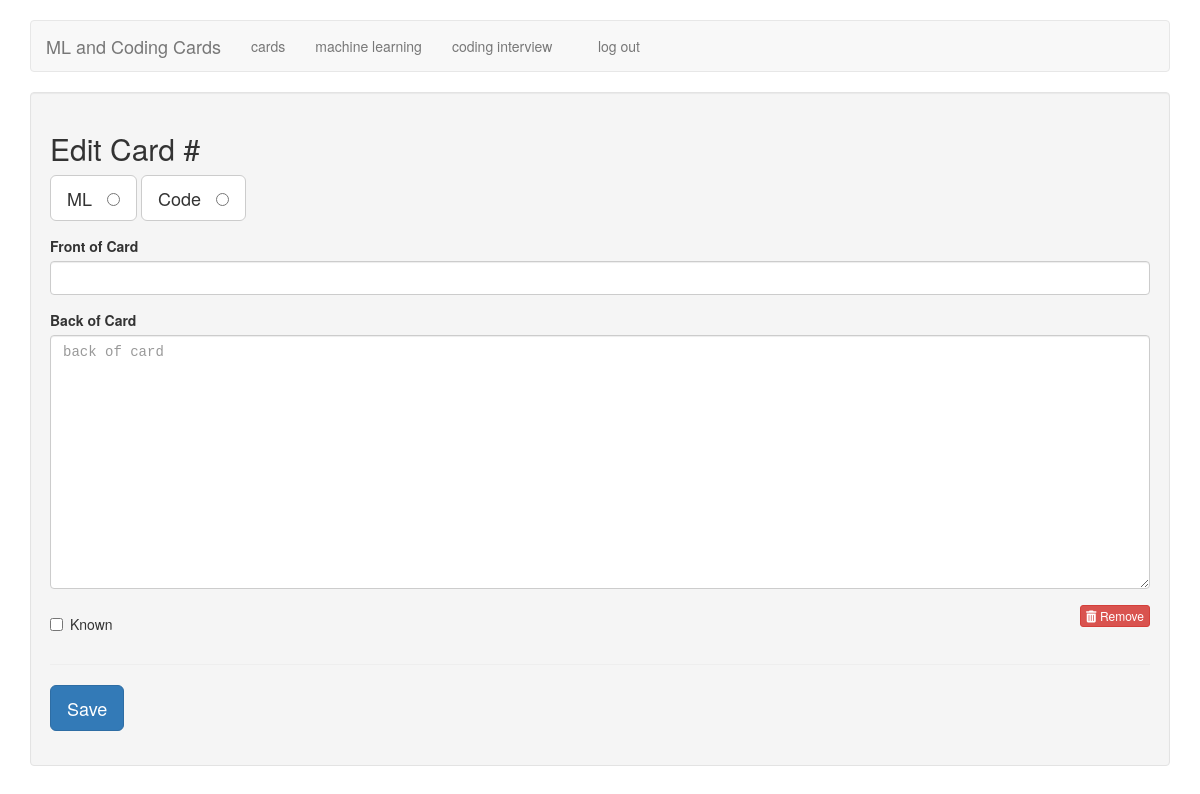
Before: /edit/1063 (signed in) with the older database file.
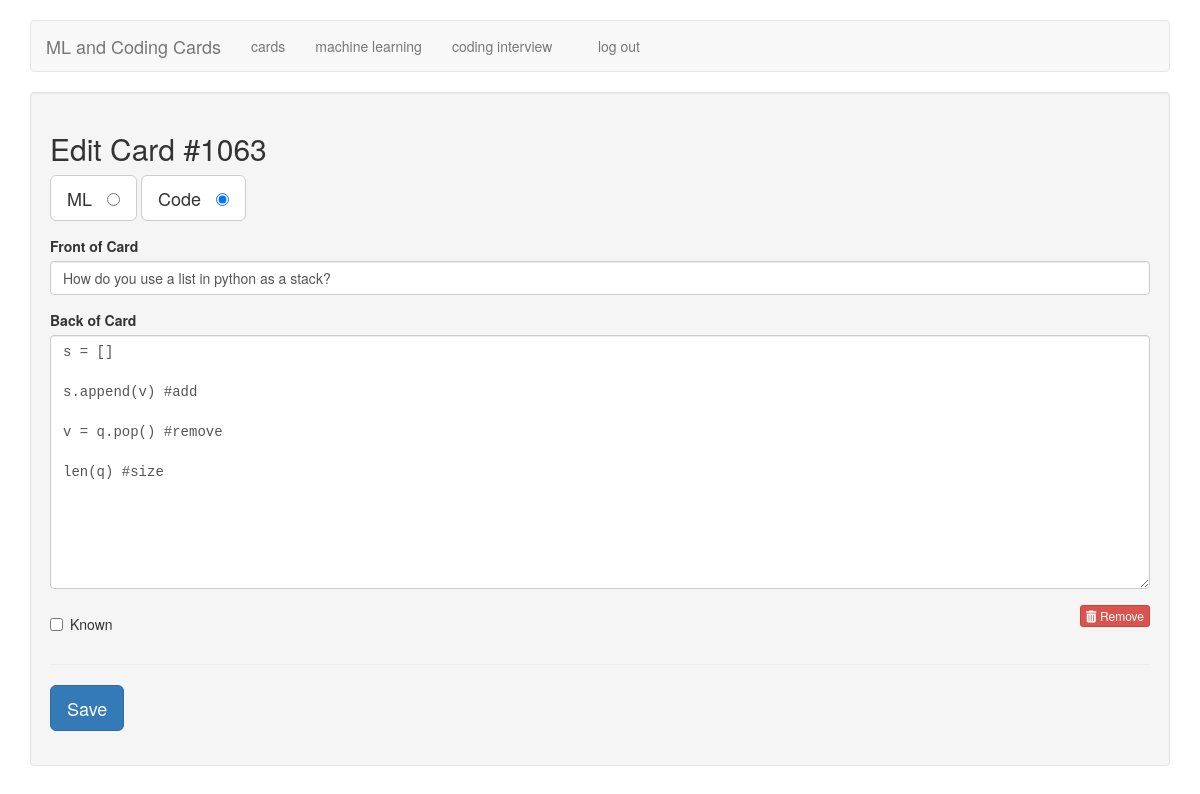
After: the same page with the newer database file.
### tables this page shows
CREATE TABLE cards (
  id integer primary key autoincrement,
  type tinyint not null, /* 1 for vocab, 2 for code */
  front text not null,
  back text not null,
  known boolean default 0
);

### flash_cards.py (the view)
@app.route('/edit/<card_id>')
def edit(card_id):
    if not session.get('logged_in'):
        return redirect(url_for('login'))
    db = get_db()
    query = '''
        SELECT id, type, front, back, known
        FROM cards
        WHERE id = ?
    '''
    cur = db.execute(query, [card_id])
    card = cur.fetchone()
    return render_template('edit.html', card=card)

### flash_cards.py (called while the page is built)
def connect_db():
    rv = sqlite3.connect(app.config['DATABASE'])
    rv.row_factory = sqlite3.Row
    return rv

def get_db():
    if not hasattr(g, 'sqlite_db'):
        g.sqlite_db = connect_db()
    return g.sqlite_db

### templates/edit.html (shortened to what this page needs)
{% extends "layout.html" %}
{% block body %}
    <div class="well">
        <h2>Edit Card #{{ card.id }}</h2>
        <form action="{{ url_for('edit_card') }}" method="post" class="cardForm">
            <div class="form-group">
                <label for="ML" class="btn btn-default btn-lg">ML &nbsp;
                    <input type="radio" name="type" value="1"
                           id="ML" {{ "checked" if (card.type == 1) else "" }} />
                </label>
                <label for="code" class="btn btn-default btn-lg">Code &nbsp;
                    <input type="radio" name="type" value="2" id="code" {{ "checked" if (card.type == 2) else "" }} />
                </label>
            </div>
            <div class="form-group">
                <label for="front">Front of Card</label>
                <input type="text" name="front" id="front" class="form-control" value="{{ card.front|e }}">
            </div>
            <div class="form-group">
                <label for="back">Back of Card</label>
                <textarea name="back"
                          class="form-control"
                          id="back"
                          placeholder="back of card"
                          rows="12">{{ card.back|e }}</textarea>
            </div>
            <div class="row">
                <div class="col-xs-6">
                    <div class="checkbox">
                        <label>
                            <input type="checkbox" name="known"
                               value="1" {{ "checked" if (card.known == 1) else "" }} /> Known
                        </label>
                    </div>
                </div>
                <div class="col-xs-6 text-right">
                    <a href="{{ url_for('delete', card_id=card.id) }}" class="btn btn-danger btn-xs">
                        <i class="fa fa-trash"></i>
                        Remove
                    </a>
                </div>
            </div>
            <hr />
            <div class="form-group">
                <button type="submit" class="saveButton btn btn-lg btn-primary">Save</button>
            </div>
        </form>
    </div>
{% endblock %}

Changed rows visible on the page:
added cards: id "1063", front "How do you use a list in python as a stack?", back "s = [] s.append(v) #add v = q.pop() #remove len(q) #size"
Other visible differences:
form field type: "☐ Code" → "☑ Code"
